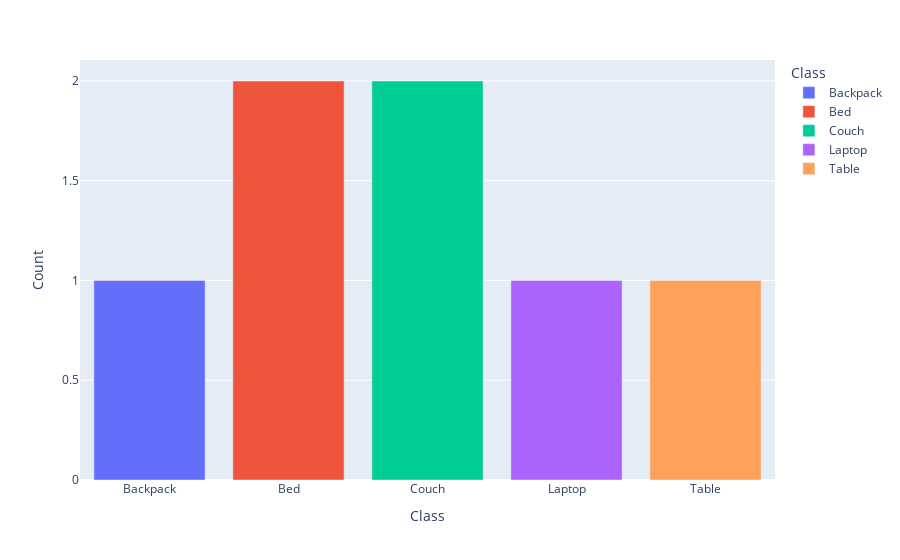

This figure's notebook cell:
### Code cell
gambar = vid(df, threshold)
gambar.show()

### Figure 1 — Plotly figure (JSON) as saved in the notebook; plotly's stock layout.template omitted (floating-point values rounded to 4 significant figures)
{"data": [{"alignmentgroup": "True", "hovertemplate": "Class=%{x}<br>Count=%{y}<extra></extra>", "legendgroup": "Backpack", "marker": {"color": "#636efa", "pattern": {"shape": ""}}, "name": "Backpack", "offsetgroup": "Backpack", "orientation": "v", "showlegend": true, "textposition": "auto", "type": "bar", "x": ["Backpack"], "xaxis": "x", "y": [1], "yaxis": "y"}, {"alignmentgroup": "True", "hovertemplate": "Class=%{x}<br>Count=%{y}<extra></extra>", "legendgroup": "Bed", "marker": {"color": "#EF553B", "pattern": {"shape": ""}}, "name": "Bed", "offsetgroup": "Bed", "orientation": "v", "showlegend": true, "textposition": "auto", "type": "bar", "x": ["Bed"], "xaxis": "x", "y": [2], "yaxis": "y"}, {"alignmentgroup": "True", "hovertemplate": "Class=%{x}<br>Count=%{y}<extra></extra>", "legendgroup": "Couch", "marker": {"color": "#00cc96", "pattern": {"shape": ""}}, "name": "Couch", "offsetgroup": "Couch", "orientation": "v", "showlegend": true, "textposition": "auto", "type": "bar", "x": ["Couch"], "xaxis": "x", "y": [2], "yaxis": "y"}, {"alignmentgroup": "True", "hovertemplate": "Class=%{x}<br>Count=%{y}<extra></extra>", "legendgroup": "Laptop", "marker": {"color": "#ab63fa", "pattern": {"shape": ""}}, "name": "Laptop", "offsetgroup": "Laptop", "orientation": "v", "showlegend": true, "textposition": "auto", "type": "bar", "x": ["Laptop"], "xaxis": "x", "y": [1], "yaxis": "y"}, {"alignmentgroup": "True", "hovertemplate": "Class=%{x}<br>Count=%{y}<extra></extra>", "legendgroup": "Table", "marker": {"color": "#FFA15A", "pattern": {"shape": ""}}, "name": "Table", "offsetgroup": "Table", "orientation": "v", "showlegend": true, "textposition": "auto", "type": "bar", "x": ["Table"], "xaxis": "x", "y": [1], "yaxis": "y"}], "layout": {"barmode": "relative", "legend": {"title": {"text": "Class"}, "tracegroupgap": 0}, "margin": {"t": 60}, "xaxis": {"anchor": "y", "categoryarray": ["Backpack", "Bed", "Couch", "Laptop", "Table"], "categoryorder": "array", "domain": [0, 1], "title": {"text": "Class"}}, "yaxis": {"anchor": "x", "domain": [0, 1], "title": {"text": "Count"}}}}
